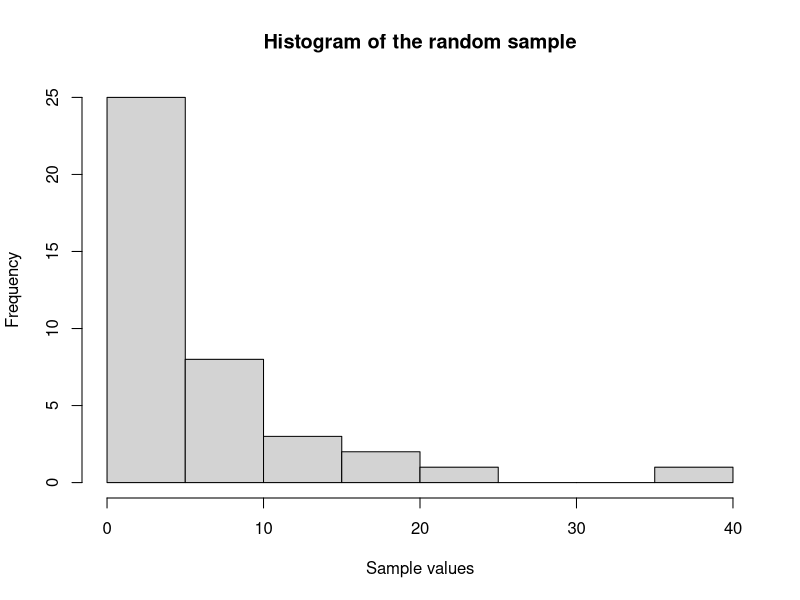

The R source for this figure: (Note: this script raises an error after producing the figure.)
#1. Show the sample mean and compare it to the theoretical mean of the distribution.

#Set parameters
set.seed(111)
n = 40
lambda = 0.2
runs = 10000

#Determine the experimental mean
expvalues <- rexp(n, lambda)
expmean1 = mean(expvalues)

hist(expvalues, main="Histogram of the random sample", xlab="Sample values")
print(expmean1)

#Calcualte the theoretical mean
theomean1 = 1/lambda
print(theomean1)

#Determine the absolute difference between the theoretical and experimental mean
diffmean1 = abs(theomean1 - expmean1)
print(diffmean1)

#2. Show how variable the sample is (via variance) and compare it to the
#theoretical variance of the distribution

#Determine the experiental variance
expvar1 = var(expvalues)
print(expvar1)

#Calculate the theoretical variance 
#(http://en.wikipedia.org/wiki/Exponential_distribution#Mean.2C_variance.2C_moments_and_median)
theovar1 = 1/(lambda^2)
print(theovar1)

#Determine the absolute difference between the theoretical and experimental mean
diffvar = abs(theovar1 - expvar1)
print(diffvar1)

#3 Show that the distribution is approximately normal
#Run 1000 examples
mns = NULL
for (i in 1 : runs){
  mns = append(mns, mean(rexp(n, lambda)))
}

#Calculate theoretical values for the average and the variance
theomean2 <- theomean1
theovar2 <- (1/(lambda^2))/n
print(theomean2)
print(theovar2)

#Create a an normal approximation
binwidth <- 0.5 
x <- seq(-4, 4, length=100)*theovar2 + theomean2
hx <- binwidth*runs*dnorm(x, mean=theomean2, sd=sqrt(theovar2))

#Plot the histogram of the experiments and the normal approximation
hist(mns, breaks=seq(1,9,by=binwidth),main="Histogram of the average samples",
     xlab="Sample average")
lines(x, hx)
